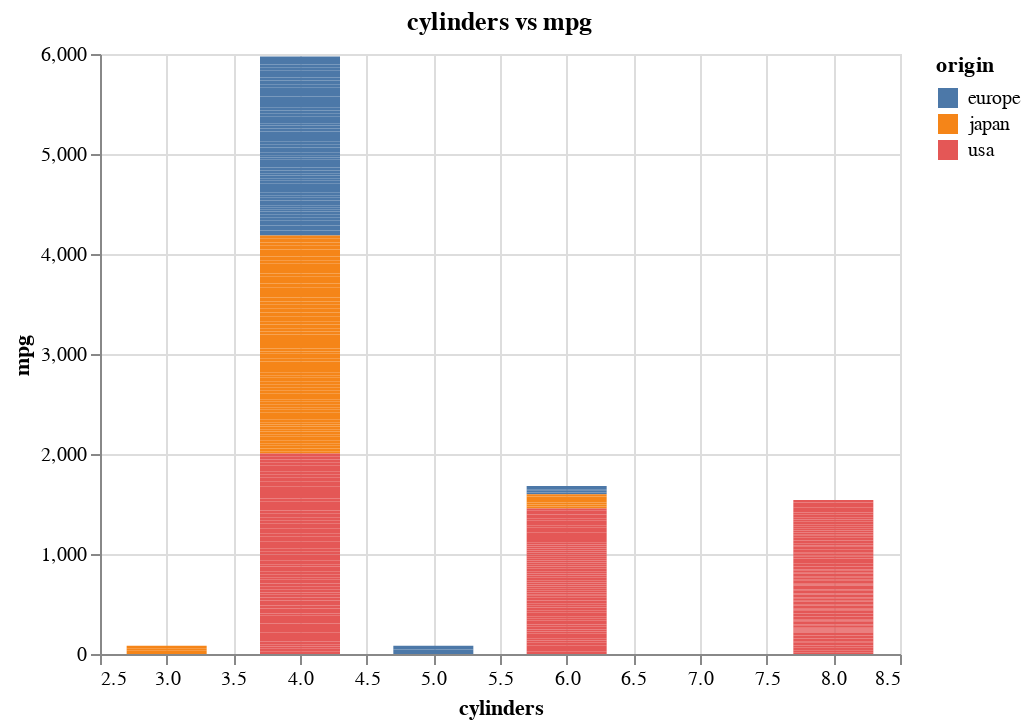

The notebook cell this image was saved under:
### Code cell
plot=alt.Chart(d_set).mark_bar(size=40).encode(
    alt.X('cylinders'),
    alt.Y('mpg'),
    alt.Color('origin')

)
plot.properties(title='cylinders vs mpg')

### Figure 1 — Vega-Lite specification as saved in the notebook (floating-point values rounded to 4 significant figures; data arrays with more than 128 entries replaced by an {"elided": "..."} marker saying what was removed)
{"config": {"view": {"continuousWidth": 400, "continuousHeight": 300}}, "data": {"name": "data-f1198cc0481ad698d7dc4699e0a3efa7"}, "mark": {"type": "bar", "size": 40}, "encoding": {"color": {"type": "nominal", "field": "origin"}, "x": {"type": "quantitative", "field": "cylinders"}, "y": {"type": "quantitative", "field": "mpg"}}, "title": "cylinders vs mpg", "$schema": "https://vega.github.io/schema/vega-lite/v4.8.1.json", "datasets": {"data-f1198cc0481ad698d7dc4699e0a3efa7": {"elided": "398 records"}}}
